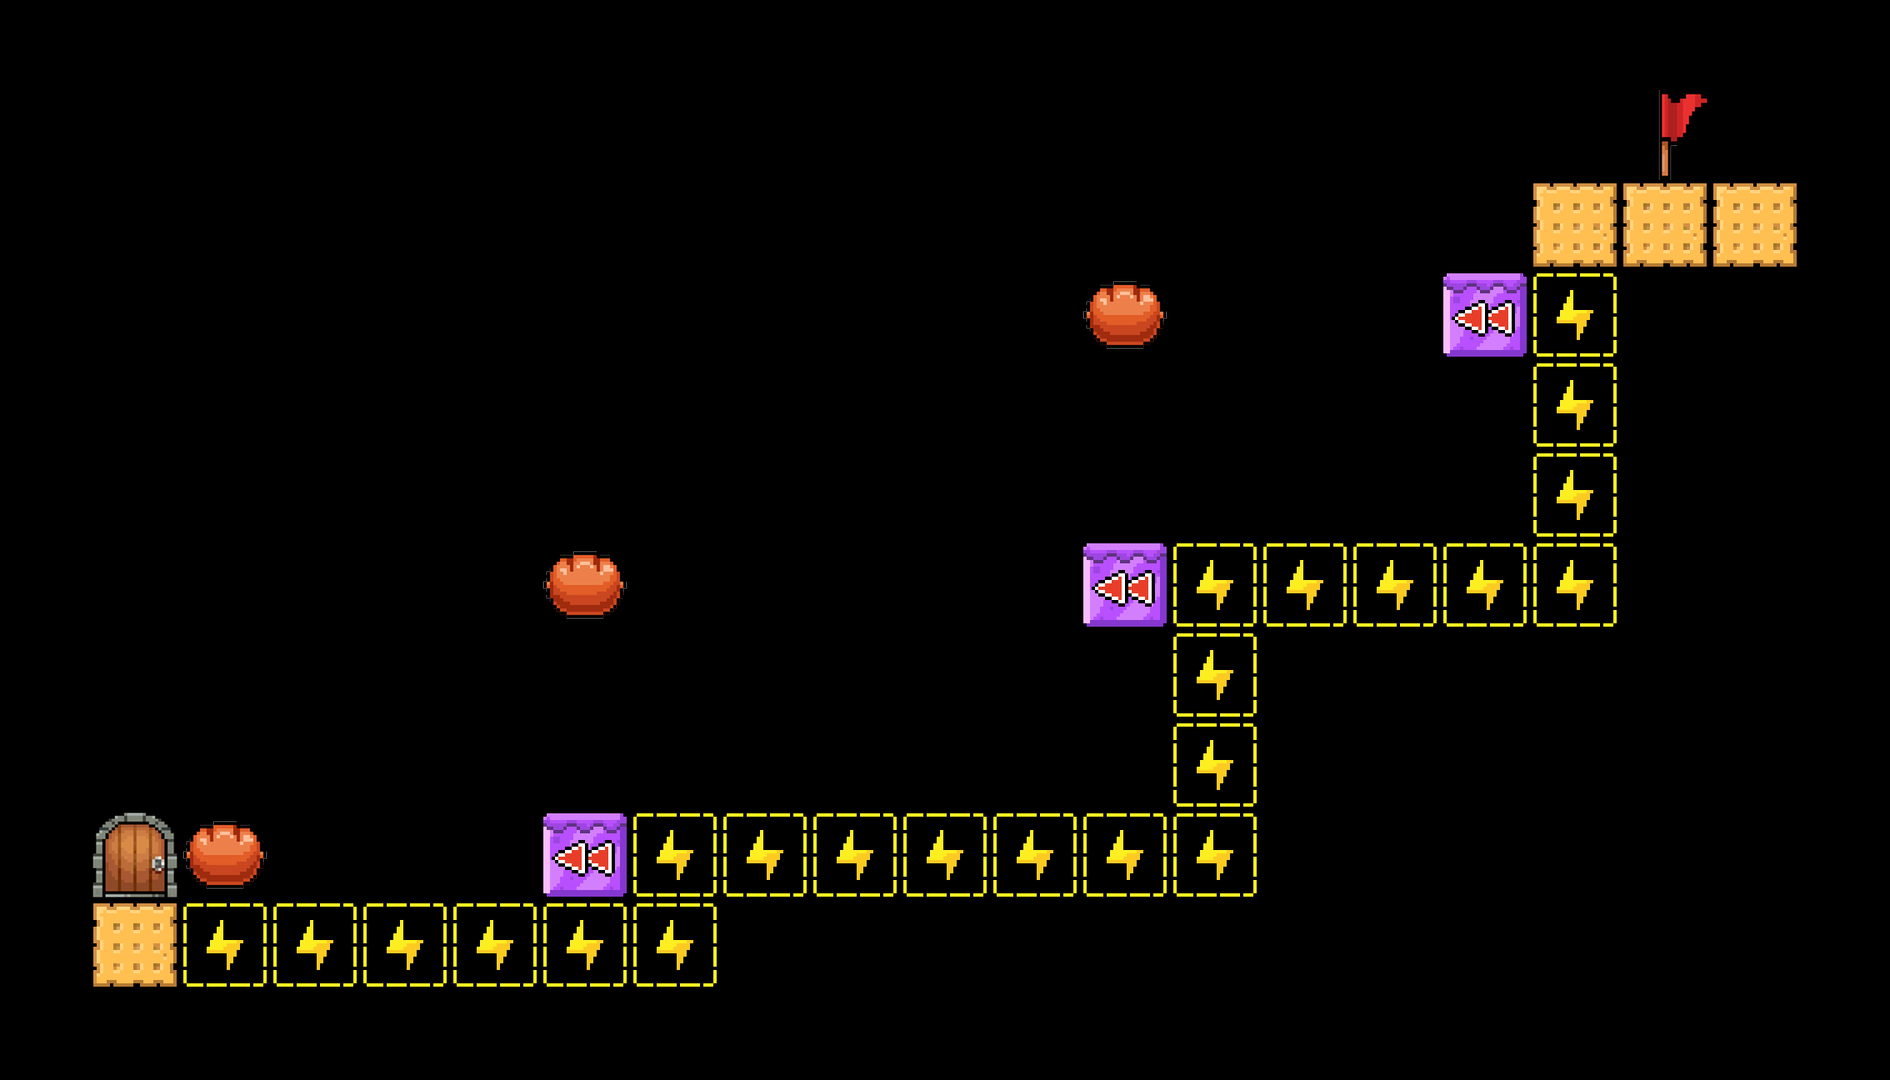

Tiled map render using the project's own tile images. Description and the whole map definition, tile-layer contents included, below:
An orthogonal 21x12 tile map with 90x90 px tiles, 1 tile layer (TileLayer).

<map version="1.5" tiledversion="1.7.2" orientation="orthogonal" renderorder="right-down" width="21" height="12" tilewidth="90" tileheight="90" infinite="0" nextlayerid="2" nextobjectid="1">
 <tileset firstgid="1" source="tile_90.tsx" />
 <layer id="1" name="TileLayer" width="21" height="12">
  <data encoding="csv">
0,0,0,0,0,0,0,0,0,0,0,0,0,0,0,0,0,0,0,0,0,
0,0,0,0,0,0,0,0,0,0,0,0,0,0,0,0,0,0,1,0,0,
0,0,0,0,0,0,0,0,0,0,0,0,0,0,0,0,0,7,7,7,0,
0,0,0,0,0,0,0,0,0,0,0,0,3,0,0,0,23,17,0,0,0,
0,0,0,0,0,0,0,0,0,0,0,0,0,0,0,0,0,17,0,0,0,
0,0,0,0,0,0,0,0,0,0,0,0,0,0,0,0,0,17,0,0,0,
0,0,0,0,0,0,3,0,0,0,0,0,23,17,17,17,17,17,0,0,0,
0,0,0,0,0,0,0,0,0,0,0,0,0,17,0,0,0,0,0,0,0,
0,0,0,0,0,0,0,0,0,0,0,0,0,17,0,0,0,0,0,0,0,
0,2,3,0,0,0,23,17,17,17,17,17,17,17,0,0,0,0,0,0,0,
0,7,17,17,17,17,17,17,0,0,0,0,0,0,0,0,0,0,0,0,0,
0,0,0,0,0,0,0,0,0,0,0,0,0,0,0,0,0,0,0,0,0
</data>
 </layer>
</map>
